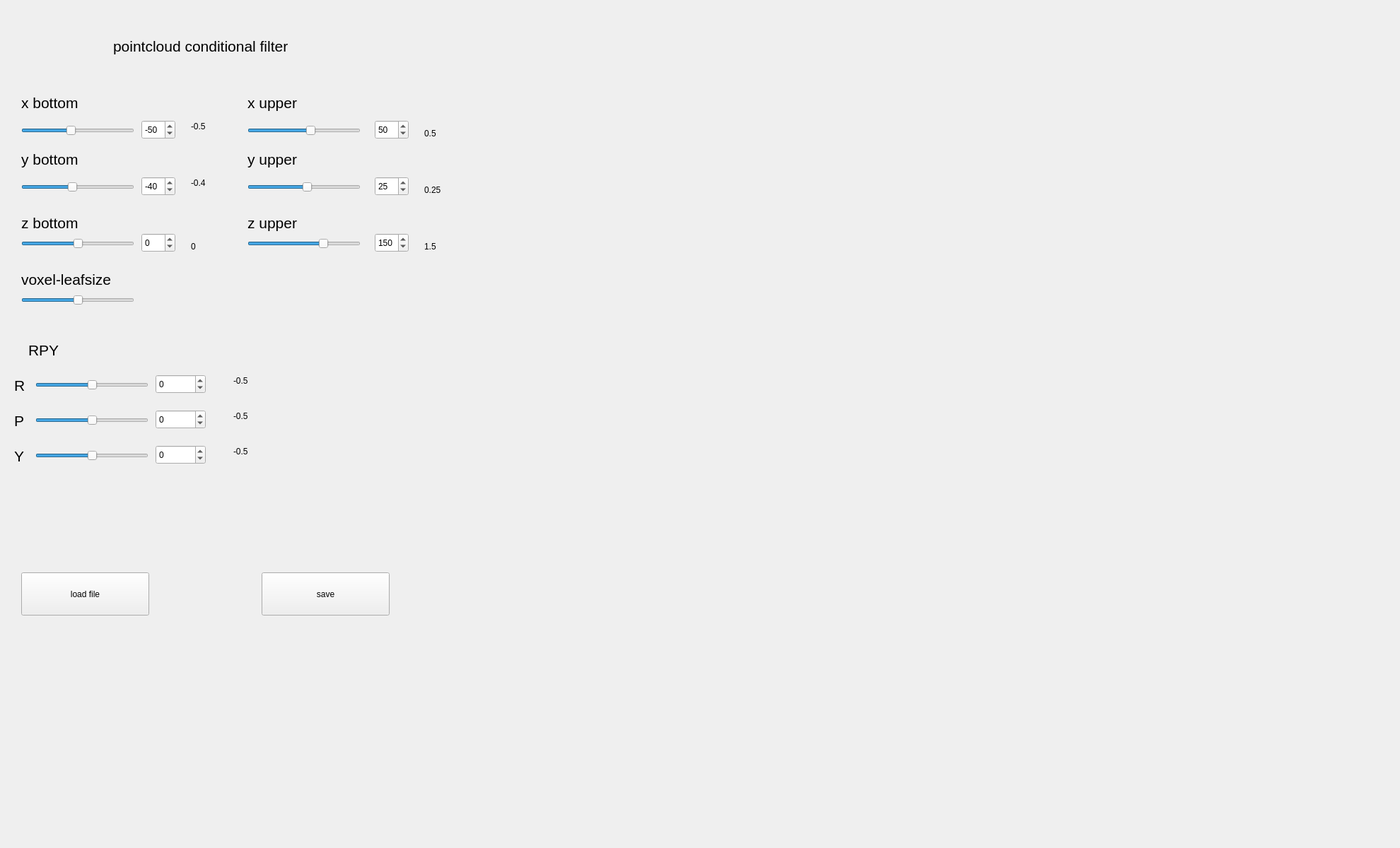
<?xml version="1.0" encoding="UTF-8"?>
<ui version="4.0">
 <class>PCLViewer</class>
 <widget class="QMainWindow" name="PCLViewer">
  <property name="geometry">
   <rect>
    <x>0</x>
    <y>0</y>
    <width>1980</width>
    <height>1200</height>
   </rect>
  </property>
  <property name="minimumSize">
   <size>
    <width>0</width>
    <height>0</height>
   </size>
  </property>
  <property name="maximumSize">
   <size>
    <width>5000</width>
    <height>5000</height>
   </size>
  </property>
  <property name="windowTitle">
   <string>PCLViewer</string>
  </property>
  <widget class="QWidget" name="centralwidget">
   <widget class="QVTKWidget" name="qvtkWidget" native="true">
    <property name="geometry">
     <rect>
      <x>670</x>
      <y>20</y>
      <width>1200</width>
      <height>900</height>
     </rect>
    </property>
   </widget>
   <widget class="QSlider" name="horizontalSlider_x1">
    <property name="geometry">
     <rect>
      <x>30</x>
      <y>170</y>
      <width>160</width>
      <height>29</height>
     </rect>
    </property>
    <property name="minimum">
     <number>-400</number>
    </property>
    <property name="maximum">
     <number>400</number>
    </property>
    <property name="singleStep">
     <number>1</number>
    </property>
    <property name="value">
     <number>-50</number>
    </property>
    <property name="orientation">
     <enum>Qt::Horizontal</enum>
    </property>
   </widget>
   <widget class="QSlider" name="horizontalSlider_y1">
    <property name="geometry">
     <rect>
      <x>30</x>
      <y>250</y>
      <width>160</width>
      <height>29</height>
     </rect>
    </property>
    <property name="minimum">
     <number>-400</number>
    </property>
    <property name="maximum">
     <number>400</number>
    </property>
    <property name="value">
     <number>-40</number>
    </property>
    <property name="orientation">
     <enum>Qt::Horizontal</enum>
    </property>
   </widget>
   <widget class="QSlider" name="horizontalSlider_z1">
    <property name="geometry">
     <rect>
      <x>30</x>
      <y>330</y>
      <width>160</width>
      <height>29</height>
     </rect>
    </property>
    <property name="minimum">
     <number>-400</number>
    </property>
    <property name="maximum">
     <number>400</number>
    </property>
    <property name="value">
     <number>0</number>
    </property>
    <property name="orientation">
     <enum>Qt::Horizontal</enum>
    </property>
   </widget>
   <widget class="QLabel" name="label_7">
    <property name="geometry">
     <rect>
      <x>30</x>
      <y>130</y>
      <width>191</width>
      <height>31</height>
     </rect>
    </property>
    <property name="font">
     <font>
      <pointsize>16</pointsize>
      <weight>50</weight>
      <italic>false</italic>
      <bold>false</bold>
     </font>
    </property>
    <property name="text">
     <string>x bottom</string>
    </property>
   </widget>
   <widget class="QLabel" name="label_9">
    <property name="geometry">
     <rect>
      <x>30</x>
      <y>210</y>
      <width>191</width>
      <height>31</height>
     </rect>
    </property>
    <property name="font">
     <font>
      <pointsize>16</pointsize>
      <weight>50</weight>
      <italic>false</italic>
      <bold>false</bold>
     </font>
    </property>
    <property name="text">
     <string>y bottom</string>
    </property>
   </widget>
   <widget class="QLabel" name="label_11">
    <property name="geometry">
     <rect>
      <x>30</x>
      <y>300</y>
      <width>191</width>
      <height>31</height>
     </rect>
    </property>
    <property name="font">
     <font>
      <pointsize>16</pointsize>
      <weight>50</weight>
      <italic>false</italic>
      <bold>false</bold>
     </font>
    </property>
    <property name="text">
     <string>z bottom</string>
    </property>
   </widget>
   <widget class="QPushButton" name="pushButton_save">
    <property name="geometry">
     <rect>
      <x>370</x>
      <y>810</y>
      <width>181</width>
      <height>61</height>
     </rect>
    </property>
    <property name="text">
     <string>save</string>
    </property>
   </widget>
   <widget class="QSlider" name="horizontalSlider_x2">
    <property name="geometry">
     <rect>
      <x>350</x>
      <y>170</y>
      <width>160</width>
      <height>29</height>
     </rect>
    </property>
    <property name="minimum">
     <number>-400</number>
    </property>
    <property name="maximum">
     <number>400</number>
    </property>
    <property name="value">
     <number>50</number>
    </property>
    <property name="orientation">
     <enum>Qt::Horizontal</enum>
    </property>
   </widget>
   <widget class="QLabel" name="label_12">
    <property name="geometry">
     <rect>
      <x>350</x>
      <y>300</y>
      <width>191</width>
      <height>31</height>
     </rect>
    </property>
    <property name="font">
     <font>
      <pointsize>16</pointsize>
      <weight>50</weight>
      <italic>false</italic>
      <bold>false</bold>
     </font>
    </property>
    <property name="text">
     <string>z upper</string>
    </property>
   </widget>
   <widget class="QLabel" name="label_10">
    <property name="geometry">
     <rect>
      <x>350</x>
      <y>210</y>
      <width>191</width>
      <height>31</height>
     </rect>
    </property>
    <property name="font">
     <font>
      <pointsize>16</pointsize>
      <weight>50</weight>
      <italic>false</italic>
      <bold>false</bold>
     </font>
    </property>
    <property name="text">
     <string>y upper</string>
    </property>
   </widget>
   <widget class="QSlider" name="horizontalSlider_y2">
    <property name="geometry">
     <rect>
      <x>350</x>
      <y>250</y>
      <width>160</width>
      <height>29</height>
     </rect>
    </property>
    <property name="minimum">
     <number>-400</number>
    </property>
    <property name="maximum">
     <number>400</number>
    </property>
    <property name="value">
     <number>25</number>
    </property>
    <property name="orientation">
     <enum>Qt::Horizontal</enum>
    </property>
   </widget>
   <widget class="QLabel" name="label_8">
    <property name="geometry">
     <rect>
      <x>350</x>
      <y>130</y>
      <width>191</width>
      <height>31</height>
     </rect>
    </property>
    <property name="font">
     <font>
      <pointsize>16</pointsize>
      <weight>50</weight>
      <italic>false</italic>
      <bold>false</bold>
     </font>
    </property>
    <property name="text">
     <string>x upper</string>
    </property>
   </widget>
   <widget class="QSlider" name="horizontalSlider_z2">
    <property name="geometry">
     <rect>
      <x>350</x>
      <y>330</y>
      <width>160</width>
      <height>29</height>
     </rect>
    </property>
    <property name="minimum">
     <number>-400</number>
    </property>
    <property name="maximum">
     <number>400</number>
    </property>
    <property name="value">
     <number>150</number>
    </property>
    <property name="orientation">
     <enum>Qt::Horizontal</enum>
    </property>
   </widget>
   <widget class="QLabel" name="label_14">
    <property name="geometry">
     <rect>
      <x>160</x>
      <y>50</y>
      <width>271</width>
      <height>31</height>
     </rect>
    </property>
    <property name="font">
     <font>
      <pointsize>16</pointsize>
      <weight>50</weight>
      <italic>false</italic>
      <bold>false</bold>
     </font>
    </property>
    <property name="text">
     <string>pointcloud conditional filter</string>
    </property>
   </widget>
   <widget class="QLabel" name="label_13">
    <property name="geometry">
     <rect>
      <x>30</x>
      <y>380</y>
      <width>191</width>
      <height>31</height>
     </rect>
    </property>
    <property name="font">
     <font>
      <pointsize>16</pointsize>
      <weight>50</weight>
      <italic>false</italic>
      <bold>false</bold>
     </font>
    </property>
    <property name="text">
     <string>voxel-leafsize</string>
    </property>
   </widget>
   <widget class="QSlider" name="horizontalSlider_z1_2">
    <property name="geometry">
     <rect>
      <x>30</x>
      <y>410</y>
      <width>160</width>
      <height>29</height>
     </rect>
    </property>
    <property name="maximum">
     <number>255</number>
    </property>
    <property name="value">
     <number>128</number>
    </property>
    <property name="orientation">
     <enum>Qt::Horizontal</enum>
    </property>
   </widget>
   <widget class="QSpinBox" name="spinBox_x1">
    <property name="geometry">
     <rect>
      <x>200</x>
      <y>170</y>
      <width>48</width>
      <height>27</height>
     </rect>
    </property>
    <property name="minimum">
     <number>-400</number>
    </property>
    <property name="maximum">
     <number>400</number>
    </property>
    <property name="singleStep">
     <number>1</number>
    </property>
    <property name="value">
     <number>-50</number>
    </property>
   </widget>
   <widget class="QSpinBox" name="spinBox_y1">
    <property name="geometry">
     <rect>
      <x>200</x>
      <y>250</y>
      <width>48</width>
      <height>27</height>
     </rect>
    </property>
    <property name="minimum">
     <number>-400</number>
    </property>
    <property name="maximum">
     <number>400</number>
    </property>
    <property name="value">
     <number>-40</number>
    </property>
   </widget>
   <widget class="QSpinBox" name="spinBox_z1">
    <property name="geometry">
     <rect>
      <x>200</x>
      <y>330</y>
      <width>48</width>
      <height>27</height>
     </rect>
    </property>
    <property name="minimum">
     <number>-400</number>
    </property>
    <property name="maximum">
     <number>400</number>
    </property>
   </widget>
   <widget class="QSpinBox" name="spinBox_z2">
    <property name="geometry">
     <rect>
      <x>530</x>
      <y>330</y>
      <width>48</width>
      <height>27</height>
     </rect>
    </property>
    <property name="minimum">
     <number>-400</number>
    </property>
    <property name="maximum">
     <number>400</number>
    </property>
    <property name="value">
     <number>150</number>
    </property>
   </widget>
   <widget class="QSpinBox" name="spinBox_y2">
    <property name="geometry">
     <rect>
      <x>530</x>
      <y>250</y>
      <width>48</width>
      <height>27</height>
     </rect>
    </property>
    <property name="minimum">
     <number>-400</number>
    </property>
    <property name="maximum">
     <number>400</number>
    </property>
    <property name="value">
     <number>25</number>
    </property>
   </widget>
   <widget class="QSpinBox" name="spinBox_x2">
    <property name="geometry">
     <rect>
      <x>530</x>
      <y>170</y>
      <width>48</width>
      <height>27</height>
     </rect>
    </property>
    <property name="minimum">
     <number>-400</number>
    </property>
    <property name="maximum">
     <number>400</number>
    </property>
    <property name="value">
     <number>50</number>
    </property>
   </widget>
   <widget class="QLabel" name="label_1">
    <property name="geometry">
     <rect>
      <x>270</x>
      <y>170</y>
      <width>41</width>
      <height>17</height>
     </rect>
    </property>
    <property name="text">
     <string>-0.5</string>
    </property>
   </widget>
   <widget class="QLabel" name="label_3">
    <property name="geometry">
     <rect>
      <x>270</x>
      <y>250</y>
      <width>41</width>
      <height>17</height>
     </rect>
    </property>
    <property name="text">
     <string>-0.4</string>
    </property>
   </widget>
   <widget class="QLabel" name="label_2">
    <property name="geometry">
     <rect>
      <x>600</x>
      <y>180</y>
      <width>41</width>
      <height>17</height>
     </rect>
    </property>
    <property name="text">
     <string>0.5</string>
    </property>
   </widget>
   <widget class="QLabel" name="label_5">
    <property name="geometry">
     <rect>
      <x>270</x>
      <y>340</y>
      <width>31</width>
      <height>17</height>
     </rect>
    </property>
    <property name="text">
     <string>0</string>
    </property>
   </widget>
   <widget class="QLabel" name="label_6">
    <property name="geometry">
     <rect>
      <x>600</x>
      <y>340</y>
      <width>41</width>
      <height>17</height>
     </rect>
    </property>
    <property name="text">
     <string>1.5</string>
    </property>
   </widget>
   <widget class="QLabel" name="label_4">
    <property name="geometry">
     <rect>
      <x>600</x>
      <y>260</y>
      <width>41</width>
      <height>17</height>
     </rect>
    </property>
    <property name="text">
     <string>0.25</string>
    </property>
   </widget>
   <widget class="QPushButton" name="pushButton_load">
    <property name="geometry">
     <rect>
      <x>30</x>
      <y>810</y>
      <width>181</width>
      <height>61</height>
     </rect>
    </property>
    <property name="text">
     <string>load file</string>
    </property>
   </widget>
   <widget class="QSlider" name="horizontalSlider_r">
    <property name="geometry">
     <rect>
      <x>50</x>
      <y>530</y>
      <width>160</width>
      <height>29</height>
     </rect>
    </property>
    <property name="minimum">
     <number>-360</number>
    </property>
    <property name="maximum">
     <number>360</number>
    </property>
    <property name="singleStep">
     <number>1</number>
    </property>
    <property name="value">
     <number>0</number>
    </property>
    <property name="orientation">
     <enum>Qt::Horizontal</enum>
    </property>
   </widget>
   <widget class="QLabel" name="label_r">
    <property name="geometry">
     <rect>
      <x>330</x>
      <y>530</y>
      <width>41</width>
      <height>17</height>
     </rect>
    </property>
    <property name="text">
     <string>-0.5</string>
    </property>
   </widget>
   <widget class="QLabel" name="label_17">
    <property name="geometry">
     <rect>
      <x>20</x>
      <y>530</y>
      <width>21</width>
      <height>31</height>
     </rect>
    </property>
    <property name="font">
     <font>
      <pointsize>16</pointsize>
      <weight>50</weight>
      <italic>false</italic>
      <bold>false</bold>
     </font>
    </property>
    <property name="text">
     <string>R</string>
    </property>
   </widget>
   <widget class="QSpinBox" name="spinBox_r">
    <property name="geometry">
     <rect>
      <x>220</x>
      <y>530</y>
      <width>71</width>
      <height>27</height>
     </rect>
    </property>
    <property name="minimum">
     <number>-360</number>
    </property>
    <property name="maximum">
     <number>360</number>
    </property>
    <property name="singleStep">
     <number>1</number>
    </property>
    <property name="value">
     <number>0</number>
    </property>
   </widget>
   <widget class="QSlider" name="horizontalSlider_p">
    <property name="geometry">
     <rect>
      <x>50</x>
      <y>580</y>
      <width>160</width>
      <height>29</height>
     </rect>
    </property>
    <property name="minimum">
     <number>-360</number>
    </property>
    <property name="maximum">
     <number>360</number>
    </property>
    <property name="singleStep">
     <number>1</number>
    </property>
    <property name="value">
     <number>0</number>
    </property>
    <property name="orientation">
     <enum>Qt::Horizontal</enum>
    </property>
   </widget>
   <widget class="QSpinBox" name="spinBox_p">
    <property name="geometry">
     <rect>
      <x>220</x>
      <y>580</y>
      <width>71</width>
      <height>27</height>
     </rect>
    </property>
    <property name="minimum">
     <number>-360</number>
    </property>
    <property name="maximum">
     <number>360</number>
    </property>
    <property name="singleStep">
     <number>1</number>
    </property>
    <property name="value">
     <number>0</number>
    </property>
   </widget>
   <widget class="QLabel" name="label_p">
    <property name="geometry">
     <rect>
      <x>330</x>
      <y>580</y>
      <width>41</width>
      <height>17</height>
     </rect>
    </property>
    <property name="text">
     <string>-0.5</string>
    </property>
   </widget>
   <widget class="QLabel" name="label_19">
    <property name="geometry">
     <rect>
      <x>20</x>
      <y>580</y>
      <width>21</width>
      <height>31</height>
     </rect>
    </property>
    <property name="font">
     <font>
      <pointsize>16</pointsize>
      <weight>50</weight>
      <italic>false</italic>
      <bold>false</bold>
     </font>
    </property>
    <property name="text">
     <string>P</string>
    </property>
   </widget>
   <widget class="QSlider" name="horizontalSlider_y">
    <property name="geometry">
     <rect>
      <x>50</x>
      <y>630</y>
      <width>160</width>
      <height>29</height>
     </rect>
    </property>
    <property name="minimum">
     <number>-360</number>
    </property>
    <property name="maximum">
     <number>360</number>
    </property>
    <property name="singleStep">
     <number>1</number>
    </property>
    <property name="value">
     <number>0</number>
    </property>
    <property name="orientation">
     <enum>Qt::Horizontal</enum>
    </property>
   </widget>
   <widget class="QSpinBox" name="spinBox_y">
    <property name="geometry">
     <rect>
      <x>220</x>
      <y>630</y>
      <width>71</width>
      <height>27</height>
     </rect>
    </property>
    <property name="minimum">
     <number>-360</number>
    </property>
    <property name="maximum">
     <number>360</number>
    </property>
    <property name="singleStep">
     <number>1</number>
    </property>
    <property name="value">
     <number>0</number>
    </property>
   </widget>
   <widget class="QLabel" name="label_y">
    <property name="geometry">
     <rect>
      <x>330</x>
      <y>630</y>
      <width>41</width>
      <height>17</height>
     </rect>
    </property>
    <property name="text">
     <string>-0.5</string>
    </property>
   </widget>
   <widget class="QLabel" name="label_21">
    <property name="geometry">
     <rect>
      <x>20</x>
      <y>630</y>
      <width>21</width>
      <height>31</height>
     </rect>
    </property>
    <property name="font">
     <font>
      <pointsize>16</pointsize>
      <weight>50</weight>
      <italic>false</italic>
      <bold>false</bold>
     </font>
    </property>
    <property name="text">
     <string>Y</string>
    </property>
   </widget>
   <widget class="QLabel" name="label_15">
    <property name="geometry">
     <rect>
      <x>40</x>
      <y>480</y>
      <width>81</width>
      <height>31</height>
     </rect>
    </property>
    <property name="font">
     <font>
      <pointsize>16</pointsize>
      <weight>50</weight>
      <italic>false</italic>
      <bold>false</bold>
     </font>
    </property>
    <property name="text">
     <string>RPY</string>
    </property>
   </widget>
  </widget>
 </widget>
 <customwidgets>
  <customwidget>
   <class>QVTKWidget</class>
   <extends>QWidget</extends>
   <header>QVTKWidget.h</header>
  </customwidget>
 </customwidgets>
 <resources/>
 <connections>
  <connection>
   <sender>horizontalSlider_x1</sender>
   <signal>valueChanged(int)</signal>
   <receiver>spinBox_x1</receiver>
   <slot>setValue(int)</slot>
   <hints>
    <hint type="sourcelabel">
     <x>82</x>
     <y>175</y>
    </hint>
    <hint type="destinationlabel">
     <x>217</x>
     <y>182</y>
    </hint>
   </hints>
  </connection>
  <connection>
   <sender>spinBox_x1</sender>
   <signal>valueChanged(int)</signal>
   <receiver>horizontalSlider_x1</receiver>
   <slot>setValue(int)</slot>
   <hints>
    <hint type="sourcelabel">
     <x>206</x>
     <y>187</y>
    </hint>
    <hint type="destinationlabel">
     <x>66</x>
     <y>186</y>
    </hint>
   </hints>
  </connection>
  <connection>
   <sender>horizontalSlider_y1</sender>
   <signal>sliderMoved(int)</signal>
   <receiver>spinBox_y1</receiver>
   <slot>setValue(int)</slot>
   <hints>
    <hint type="sourcelabel">
     <x>100</x>
     <y>262</y>
    </hint>
    <hint type="destinationlabel">
     <x>222</x>
     <y>250</y>
    </hint>
   </hints>
  </connection>
  <connection>
   <sender>spinBox_y1</sender>
   <signal>valueChanged(int)</signal>
   <receiver>horizontalSlider_y1</receiver>
   <slot>setValue(int)</slot>
   <hints>
    <hint type="sourcelabel">
     <x>227</x>
     <y>269</y>
    </hint>
    <hint type="destinationlabel">
     <x>144</x>
     <y>272</y>
    </hint>
   </hints>
  </connection>
  <connection>
   <sender>horizontalSlider_z1</sender>
   <signal>sliderMoved(int)</signal>
   <receiver>spinBox_z1</receiver>
   <slot>setValue(int)</slot>
   <hints>
    <hint type="sourcelabel">
     <x>109</x>
     <y>332</y>
    </hint>
    <hint type="destinationlabel">
     <x>225</x>
     <y>333</y>
    </hint>
   </hints>
  </connection>
  <connection>
   <sender>spinBox_z1</sender>
   <signal>valueChanged(int)</signal>
   <receiver>horizontalSlider_z1</receiver>
   <slot>setValue(int)</slot>
   <hints>
    <hint type="sourcelabel">
     <x>215</x>
     <y>353</y>
    </hint>
    <hint type="destinationlabel">
     <x>174</x>
     <y>349</y>
    </hint>
   </hints>
  </connection>
  <connection>
   <sender>horizontalSlider_x2</sender>
   <signal>sliderMoved(int)</signal>
   <receiver>spinBox_x2</receiver>
   <slot>setValue(int)</slot>
   <hints>
    <hint type="sourcelabel">
     <x>430</x>
     <y>188</y>
    </hint>
    <hint type="destinationlabel">
     <x>505</x>
     <y>189</y>
    </hint>
   </hints>
  </connection>
  <connection>
   <sender>horizontalSlider_y2</sender>
   <signal>sliderMoved(int)</signal>
   <receiver>spinBox_y2</receiver>
   <slot>setValue(int)</slot>
   <hints>
    <hint type="sourcelabel">
     <x>437</x>
     <y>261</y>
    </hint>
    <hint type="destinationlabel">
     <x>505</x>
     <y>261</y>
    </hint>
   </hints>
  </connection>
  <connection>
   <sender>horizontalSlider_z2</sender>
   <signal>sliderMoved(int)</signal>
   <receiver>spinBox_z2</receiver>
   <slot>setValue(int)</slot>
   <hints>
    <hint type="sourcelabel">
     <x>451</x>
     <y>342</y>
    </hint>
    <hint type="destinationlabel">
     <x>499</x>
     <y>345</y>
    </hint>
   </hints>
  </connection>
  <connection>
   <sender>spinBox_x2</sender>
   <signal>valueChanged(int)</signal>
   <receiver>horizontalSlider_x2</receiver>
   <slot>setValue(int)</slot>
   <hints>
    <hint type="sourcelabel">
     <x>507</x>
     <y>177</y>
    </hint>
    <hint type="destinationlabel">
     <x>461</x>
     <y>181</y>
    </hint>
   </hints>
  </connection>
  <connection>
   <sender>spinBox_y2</sender>
   <signal>valueChanged(int)</signal>
   <receiver>horizontalSlider_y2</receiver>
   <slot>setValue(int)</slot>
   <hints>
    <hint type="sourcelabel">
     <x>510</x>
     <y>251</y>
    </hint>
    <hint type="destinationlabel">
     <x>457</x>
     <y>256</y>
    </hint>
   </hints>
  </connection>
  <connection>
   <sender>spinBox_z2</sender>
   <signal>valueChanged(int)</signal>
   <receiver>horizontalSlider_z2</receiver>
   <slot>setValue(int)</slot>
   <hints>
    <hint type="sourcelabel">
     <x>514</x>
     <y>344</y>
    </hint>
    <hint type="destinationlabel">
     <x>460</x>
     <y>340</y>
    </hint>
   </hints>
  </connection>
  <connection>
   <sender>horizontalSlider_r</sender>
   <signal>sliderMoved(int)</signal>
   <receiver>spinBox_r</receiver>
   <slot>setValue(int)</slot>
   <hints>
    <hint type="sourcelabel">
     <x>193</x>
     <y>543</y>
    </hint>
    <hint type="destinationlabel">
     <x>244</x>
     <y>544</y>
    </hint>
   </hints>
  </connection>
  <connection>
   <sender>horizontalSlider_p</sender>
   <signal>sliderMoved(int)</signal>
   <receiver>spinBox_p</receiver>
   <slot>setValue(int)</slot>
   <hints>
    <hint type="sourcelabel">
     <x>173</x>
     <y>592</y>
    </hint>
    <hint type="destinationlabel">
     <x>250</x>
     <y>592</y>
    </hint>
   </hints>
  </connection>
  <connection>
   <sender>horizontalSlider_y</sender>
   <signal>sliderMoved(int)</signal>
   <receiver>spinBox_y</receiver>
   <slot>setValue(int)</slot>
   <hints>
    <hint type="sourcelabel">
     <x>171</x>
     <y>642</y>
    </hint>
    <hint type="destinationlabel">
     <x>233</x>
     <y>645</y>
    </hint>
   </hints>
  </connection>
  <connection>
   <sender>spinBox_r</sender>
   <signal>valueChanged(int)</signal>
   <receiver>horizontalSlider_r</receiver>
   <slot>setValue(int)</slot>
   <hints>
    <hint type="sourcelabel">
     <x>248</x>
     <y>538</y>
    </hint>
    <hint type="destinationlabel">
     <x>171</x>
     <y>544</y>
    </hint>
   </hints>
  </connection>
  <connection>
   <sender>spinBox_p</sender>
   <signal>valueChanged(int)</signal>
   <receiver>horizontalSlider_p</receiver>
   <slot>setValue(int)</slot>
   <hints>
    <hint type="sourcelabel">
     <x>242</x>
     <y>595</y>
    </hint>
    <hint type="destinationlabel">
     <x>165</x>
     <y>589</y>
    </hint>
   </hints>
  </connection>
  <connection>
   <sender>spinBox_y</sender>
   <signal>valueChanged(int)</signal>
   <receiver>horizontalSlider_y</receiver>
   <slot>setValue(int)</slot>
   <hints>
    <hint type="sourcelabel">
     <x>244</x>
     <y>640</y>
    </hint>
    <hint type="destinationlabel">
     <x>172</x>
     <y>646</y>
    </hint>
   </hints>
  </connection>
 </connections>
</ui>
